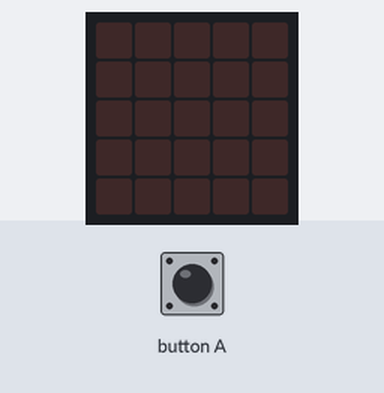
Simulated run of this program. Board: BBC micro:bit (MakeCode). Parts: the board's 5×5 LED display. The inputs (shaded band) are chosen by the test bench. Random numbers come from a fixed seed; the 48×5 strip is a reading aid, not a part: it shows the text the display is scrolling, unrolled, one strip-width of it at a time.

Above: at 1.2 s.
1.3 s: button A pressed for 0.15 s
At 2.2 s:
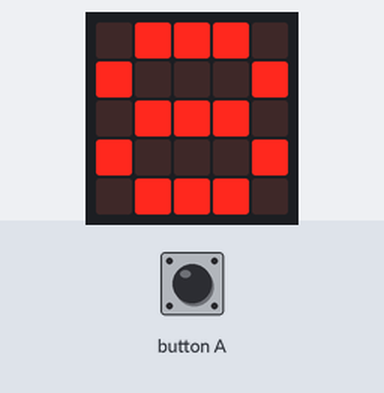
At 3.0 s:
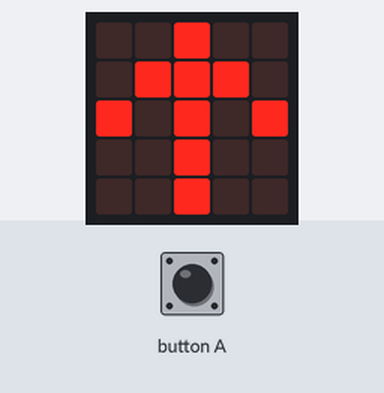
7.4 s: button A pressed for 0.15 s
At 17.8 s:
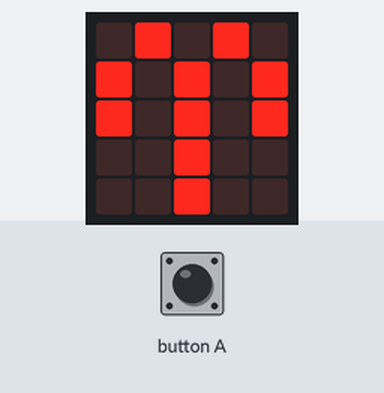

Measured:
- after the input at 1.3 s, the display: changes after 0.15 s (image 1)
- what the display in image 1 shows lasts 0.9 s, from 1.5 s to 2.4 s
- what the display in image 2 shows lasts 1.6 s, from 2.4 s to 4.0 s

The program:

main.ts
```typescript
let premio = 0
input.onButtonPressed(Button.A, function () {
    for (let index = 0; index < 1; index++) {
        basic.showNumber(randint(0, 37))
        basic.pause(200)
        basic.showArrow(ArrowNames.North)
    }
    premio += randint(0, 37)
    basic.pause(1000)
    basic.showLeds(`
        . # . # .
        # . # . #
        # . # . #
        . . # . .
        . . # . .
        `)
    basic.pause(1000)
    if (premio == 37) {
        basic.showString("00")
        basic.showString("DOBLE CERO")
    } else if (premio == 1) {
        basic.showString("1")
        basic.showString("UNO")
    } else if (premio == 2) {
        basic.showString("2")
        basic.showString("DOS")
    } else {
        basic.showNumber(36)
        basic.showString("T S")
    }
    basic.pause(1000)
    if (premio == 37) {
        basic.showString("00")
    } else {
        if (Math.randomBoolean()) {
            if (true) {
                basic.showString("R")
            } else {
                basic.showString("N")
            }
        }
    }
})
```

test.ts
```typescript
// aquí va el archivo "tests"; esto no se compilará cuando este paquete se utilice como una extensión.
```
